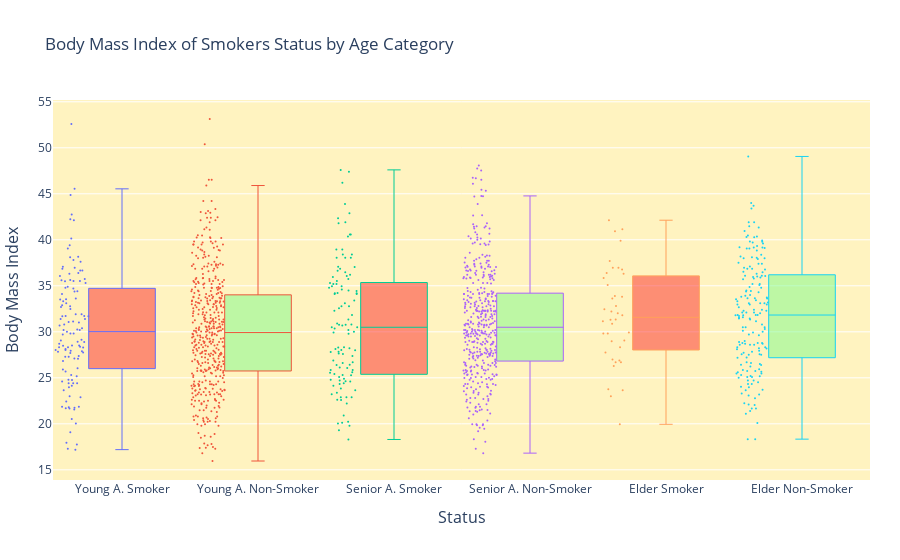

Notebook code for this chart:
### Code cell
import plotly.graph_objs as go

ya_smoker = df["bmi"].loc[(df["age_cat"] == "Young Adult") & (df["smoker"] == "yes")].values
sa_smoker = df["bmi"].loc[(df["age_cat"] == "Senior Adult") & (df["smoker"] == "yes")].values
e_smoker = df["bmi"].loc[(df["age_cat"] == "Elder") & (df["smoker"] == "yes")].values

# Non-Smokers
ya_nonsmoker = df["bmi"].loc[(df["age_cat"] == "Young Adult") & (df["smoker"] == "no")].values
sa_nonsmoker = df["bmi"].loc[(df["age_cat"] == "Senior Adult") & (df["smoker"] == "no")].values
e_nonsmoker = df["bmi"].loc[(df["age_cat"] == "Elder") & (df["smoker"] == "no")].values

x_data = ['Young A. Smoker', 'Young A. Non-Smoker',
          'Senior A. Smoker', 'Senior A. Non-Smoker',
          'Elder Smoker', 'Elder Non-Smoker',]

y0 = ya_smoker
y1 = ya_nonsmoker
y2 = sa_smoker
y3 = sa_nonsmoker
y4 = e_smoker
y5 = e_nonsmoker

y_data = [y0,y1,y2,y3,y4,y5]

colors = ['rgba(251, 43, 43, 0.5)', 'rgba(125, 251, 137, 0.5)', 
          'rgba(251, 43, 43, 0.5)', 'rgba(125, 251, 137, 0.5)', 
          'rgba(251, 43, 43, 0.5)', 'rgba(125, 251, 137, 0.5)']

traces = []

for xd, yd, cls in zip(x_data, y_data, colors):
        traces.append(go.Box(
            y=yd,
            name=xd,
            boxpoints='all',
            jitter=0.5,
            whiskerwidth=0.2,
            fillcolor=cls,
            marker=dict(
                size=2,
            ),
            line=dict(width=1),
        ))

layout = go.Layout(
    title='Body Mass Index of Smokers Status by Age Category',
    xaxis=dict(
    title="Status",
    titlefont=dict(
    size=16)),
    yaxis=dict(
        title="Body Mass Index",
        autorange=True,
        showgrid=True,
        zeroline=True,
        dtick=5,
        gridcolor='rgb(255, 255, 255)',
        gridwidth=1,
        zerolinecolor='rgb(255, 255, 255)',
        zerolinewidth=2,
        titlefont=dict(
        size=16)
    ),
    margin=dict(
        l=40,
        r=30,
        b=80,
        t=100,
    ),
    paper_bgcolor='rgb(255, 255, 255)',
    plot_bgcolor='rgb(255, 243, 192)',
    showlegend=False
)

fig = go.Figure(data=traces, layout=layout)
iplot(fig)

### Figure 1 — Plotly figure (JSON) as saved in the notebook; plotly's stock layout.template omitted (floating-point values rounded to 4 significant figures; data arrays with more than 128 entries replaced by an {"elided": "..."} marker saying what was removed)
{"data": [{"boxpoints": "all", "fillcolor": "rgba(251, 43, 43, 0.5)", "jitter": 0.5, "line": {"width": 1}, "marker": {"size": 2}, "name": "Young A. Smoker", "type": "box", "whiskerwidth": 0.2, "y": [27.9, 42.13, 35.3, 31.92, 36.3, 35.6, 36.4, 36.67, 31.68, 22.42, 23.98, 24.75, 37.62, 28.02, 27.94, 28.3, 17.77, 25.3, 28.69, 25.18, 35.53, 36.85, 36.08, 27.74, 34.8, 29.07, 36.67, 17.29, 31.92, 26.84, 36.95, 45.54, 27.7, 34.39, 31.4, 30.8, 21.7, 32.9, 28.31, 40.15, 17.95, 17.2, 33.5, 28.38, 28.5, 25.7, 34.4, 30.25, 34.1, 38.09, 30.21, 21.85, 28.31, 37.8, 33.11, 33.53, 31.13, 39.05, 21.75, 24.42, 31.73, 35.5, 29.15, 38.17, 27.1, 28.88, 24.4, 28.5, 24.8, 42.24, 35.53, 32.78, 24.13, 28.93, 24.6, 31.73, 29.7, 27.84, 22.89, 25.9, 20.52, 20.05, 22.99, 32.7, 31.02, 26.03, 21.57, 37.07, 28.02, 30.68, 52.58, 31.68, 30.4, 19.09, 33.33, 35.75, 31.4, 42.75, 32.49, 44.88, 27.36, 29.81, 28.49, 35.62, 30.02, 27.28, 24.42, 21.8, 33.63, 29.83, 27.3, 31.07, 27.06, 21.66, 39.4, 34.9, 21.85, 28.12, 30.2, 34.7, 23.66]}, {"boxpoints": "all", "fillcolor": "rgba(125, 251, 137, 0.5)", "jitter": 0.5, "line": {"width": 1}, "marker": {"size": 2}, "name": "Young A. Non-Smoker", "type": "box", "whiskerwidth": 0.2, "y": {"elided": "453 float values"}}, {"boxpoints": "all", "fillcolor": "rgba(251, 43, 43, 0.5)", "jitter": 0.5, "line": {"width": 1}, "marker": {"size": 2}, "name": "Senior A. Smoker", "type": "box", "whiskerwidth": 0.2, "y": [35.2, 28, 34.43, 22.88, 34.8, 22.89, 19.3, 31.35, 30.5, 23.37, 24.42, 26.6, 41.9, 24.64, 22.22, 34.21, 31.82, 24.32, 42.35, 19.8, 34.2, 28.12, 40.56, 25.41, 22.61, 35.97, 36.48, 27.36, 32.3, 24.89, 30.68, 20.23, 22.6, 32.77, 30, 25.1, 38.06, 23.21, 28.3, 26.07, 47.41, 25.84, 46.2, 40.56, 36.63, 25.6, 34.1, 38.95, 26.41, 28.31, 25.3, 38.06, 32.77, 43.89, 35.3, 35.75, 38.06, 38.39, 34.1, 26.4, 27.83, 27.6, 20.9, 26.12, 28.02, 30.78, 30.78, 35.53, 23.84, 33.11, 47.6, 37.05, 38.94, 20.05, 26.89, 22.89, 34.2, 42.9, 30.2, 30.8, 34.96, 24.8, 28.21, 20.13, 36.08, 23.66, 35.2, 30.5, 24.7, 30.9, 29.8, 37.07, 18.3, 36.19, 34.96, 38.39, 25.85, 36.86, 32.56, 26.7, 24.13, 25.27, 33.4, 25.55, 34.6, 34.48, 41.8, 29.93, 27.64, 30.36, 27.8, 24.61, 40.37]}, {"boxpoints": "all", "fillcolor": "rgba(125, 251, 137, 0.5)", "jitter": 0.5, "line": {"width": 1}, "marker": {"size": 2}, "name": "Senior A. Non-Smoker", "type": "box", "whiskerwidth": 0.2, "y": {"elided": "435 float values"}}, {"boxpoints": "all", "fillcolor": "rgba(251, 43, 43, 0.5)", "jitter": 0.5, "line": {"width": 1}, "marker": {"size": 2}, "name": "Elder Smoker", "type": "box", "whiskerwidth": 0.2, "y": [26.29, 39.9, 36.95, 31.16, 29.83, 31.3, 19.95, 29.92, 35.09, 37.7, 27.74, 32.2, 33.63, 36.77, 33.8, 36.38, 26.98, 33.88, 35.86, 26.7, 28.31, 42.13, 23.66, 22.99, 32.02, 31.35, 31.79, 29.81, 32.45, 28.98, 26.89, 40.92, 41.14, 32.8, 36.96, 23.76, 36.3, 30.88, 26.7, 29.07]}, {"boxpoints": "all", "fillcolor": "rgba(125, 251, 137, 0.5)", "jitter": 0.5, "line": {"width": 1}, "marker": {"size": 2}, "name": "Elder Non-Smoker", "type": "box", "whiskerwidth": 0.2, "y": {"elided": "176 float values"}}], "layout": {"margin": {"b": 80, "l": 40, "r": 30, "t": 100}, "paper_bgcolor": "rgb(255, 255, 255)", "plot_bgcolor": "rgb(255, 243, 192)", "showlegend": false, "title": {"text": "Body Mass Index of Smokers Status by Age Category"}, "xaxis": {"title": {"font": {"size": 16}, "text": "Status"}}, "yaxis": {"autorange": true, "dtick": 5, "gridcolor": "rgb(255, 255, 255)", "gridwidth": 1, "showgrid": true, "title": {"font": {"size": 16}, "text": "Body Mass Index"}, "zeroline": true, "zerolinecolor": "rgb(255, 255, 255)", "zerolinewidth": 2}}}
